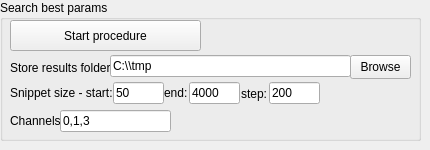
      <widget class="QWidget" name="tab_5">
       <attribute name="title">
        <string>Page 2</string>
       </attribute>
       <widget class="QGroupBox" name="groupBox_18">
        <property name="geometry">
         <rect>
          <x>0</x>
          <y>0</y>
          <width>421</width>
          <height>141</height>
         </rect>
        </property>
        <property name="title">
         <string>Search best params</string>
        </property>
        <widget class="QLabel" name="label_6">
         <property name="geometry">
          <rect>
           <x>10</x>
           <y>60</y>
           <width>111</width>
           <height>16</height>
          </rect>
         </property>
         <property name="text">
          <string>Store results folder:</string>
         </property>
        </widget>
        <widget class="QPushButton" name="Tool_start_best_param_search_button_2">
         <property name="geometry">
          <rect>
           <x>10</x>
           <y>20</y>
           <width>191</width>
           <height>31</height>
          </rect>
         </property>
         <property name="text">
          <string>Start procedure</string>
         </property>
        </widget>
        <widget class="QLineEdit" name="Tools_best_params_search_folder_path_text_2">
         <property name="geometry">
          <rect>
           <x>110</x>
           <y>55</y>
           <width>241</width>
           <height>22</height>
          </rect>
         </property>
         <property name="text">
          <string>C:\\tmp</string>
         </property>
        </widget>
        <widget class="QPushButton" name="Brows_data_folder_button_3">
         <property name="geometry">
          <rect>
           <x>350</x>
           <y>55</y>
           <width>61</width>
           <height>24</height>
          </rect>
         </property>
         <property name="text">
          <string>Browse</string>
         </property>
        </widget>
        <widget class="QLabel" name="label_33">
         <property name="geometry">
          <rect>
           <x>10</x>
           <y>85</y>
           <width>111</width>
           <height>16</height>
          </rect>
         </property>
         <property name="text">
          <string>Snippet size - start:</string>
         </property>
        </widget>
        <widget class="QLineEdit" name="Tools_best_params_search_snippet_size_start_text_3">
         <property name="geometry">
          <rect>
           <x>113</x>
           <y>82</y>
           <width>51</width>
           <height>22</height>
          </rect>
         </property>
         <property name="text">
          <string>50</string>
         </property>
        </widget>
        <widget class="QLabel" name="label_34">
         <property name="geometry">
          <rect>
           <x>164</x>
           <y>85</y>
           <width>41</width>
           <height>16</height>
          </rect>
         </property>
         <property name="text">
          <string>end:</string>
         </property>
        </widget>
        <widget class="QLineEdit" name="Tools_best_params_search_snippet_size_end_text_3">
         <property name="geometry">
          <rect>
           <x>189</x>
           <y>82</y>
           <width>51</width>
           <height>22</height>
          </rect>
         </property>
         <property name="text">
          <string>4000</string>
         </property>
        </widget>
        <widget class="QLabel" name="label_35">
         <property name="geometry">
          <rect>
           <x>241</x>
           <y>86</y>
           <width>41</width>
           <height>16</height>
          </rect>
         </property>
         <property name="text">
          <string>step:</string>
         </property>
        </widget>
        <widget class="QLineEdit" name="Tools_best_params_search_snippet_size_step_text_3">
         <property name="geometry">
          <rect>
           <x>269</x>
           <y>82</y>
           <width>51</width>
           <height>22</height>
          </rect>
         </property>
         <property name="text">
          <string>200</string>
         </property>
        </widget>
        <widget class="QLabel" name="label_36">
         <property name="geometry">
          <rect>
           <x>10</x>
           <y>113</y>
           <width>61</width>
           <height>16</height>
          </rect>
         </property>
         <property name="text">
          <string>Channels:</string>
         </property>
        </widget>
        <widget class="QLineEdit" name="Tools_best_params_search_channels_list_text_3">
         <property name="geometry">
          <rect>
           <x>60</x>
           <y>110</y>
           <width>111</width>
           <height>22</height>
          </rect>
         </property>
         <property name="text">
          <string>0,1,3</string>
         </property>
        </widget>
       </widget>
      </widget>
